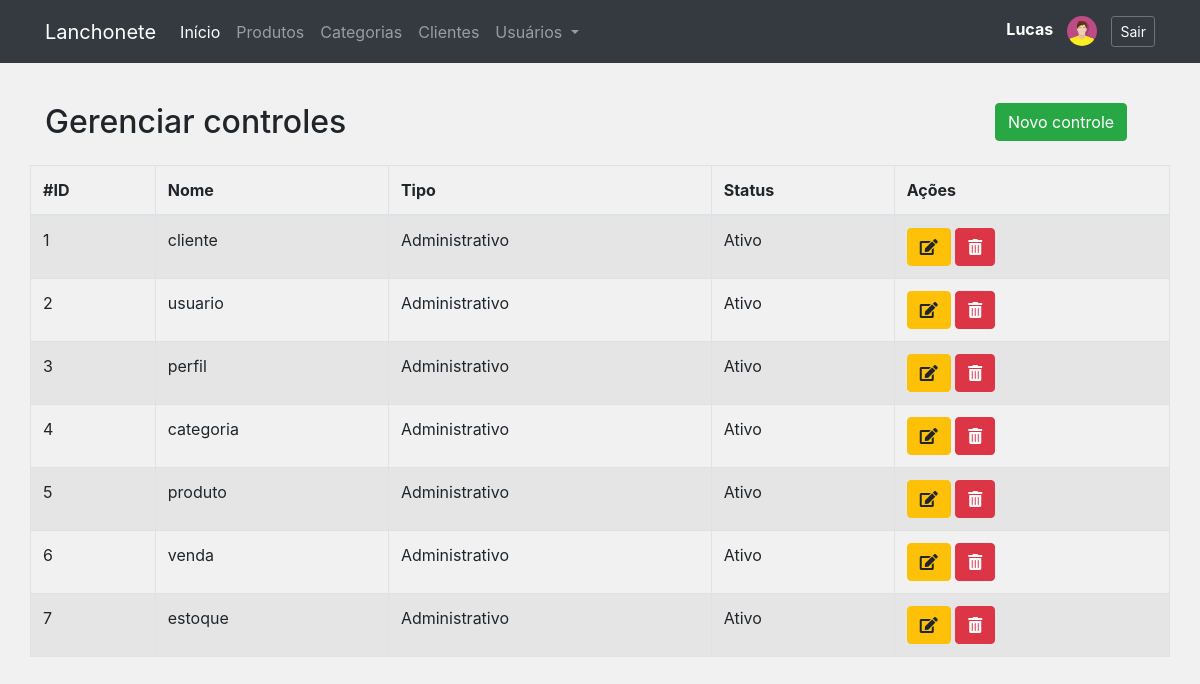
Screenshot of /controles.php (signed in) with the database file from the repository.
### tables this page shows
CREATE TABLE `controles` (
  `id` int NOT NULL AUTO_INCREMENT,
  `nome` varchar(50) NOT NULL,
  `status` char(1) NOT NULL DEFAULT '1',
  `tipo` enum('Administrativo','Front') DEFAULT 'Administrativo',
  PRIMARY KEY (`id`)
);

### classes/Conexao.php (called while the page is built, shortened)
<?php
class Conexao
{
	private $host;
	private $user;
	private $password;
	public function __construct() {
		$this->host = 'mysql:host=localhost;dbname=lanchonete_api';
		$this->user = 'root';
		$this->password = 'root';
	}
    public function conectar() {
    	try {
			$conn = new PDO(
							$this->host,
							$this->user,
							$this->password
						);
			return $conn;
		} catch (PDOException $e) {
			echo 'Erro na conexao. Erro reportado: ' . $e->getMessage();
			exit;
		}
    }
}

### classes/ControleDAO.php (called while the page is built, shortened)
<?php
require_once 'Model.php';
class ControleDAO extends Model
{
    public function __construct()
    {
        $this->tabela = 'controles';
        $this->class = 'Controle';
    }
}

### classes/Model.php (called while the page is built, shortened)
<?php
require 'Conexao.php';
class Model
{
	protected $tabela;
	protected $class;
	protected $db;
	public function __construct()
	{
		$conexao = new Conexao();
		$this->db = $conexao->conectar();
	}
    public function listar($condicao = '')
    {
        $where = '';
    	$sql = "SELECT * FROM {$this->tabela} {$where}";
    	$stmt = $this->db->prepare($sql);
    	$stmt->setFetchMode(PDO::FETCH_CLASS, $this->class);
    	$stmt->execute();
    	return $stmt->fetchAll();
    }
}

### classes/Controle.php (called while the page is built, shortened)
<?php
class Controle
{
	private $id;
	private $nome;
	private $status;
	private $tipo;
    public function getId()
    {
        return $this->id;
    }
    public function getNome()
    {
        return $this->nome;
    }
    public function getStatus()
    {
        return $this->status;
    }
    public function getTipo()
    {
        return $this->tipo;
    }
}

### controles.php (the view, shortened to what this page needs)
<?php include './layout/header.php'; ?>
<?php include './layout/menu.php'; ?>
<?php
require 'classes/Controle.php';
require 'classes/ControleDAO.php';
$controleDAO = new ControleDAO();
$controles = $controleDAO->listar();
?>
<div class="row" style="margin-top:40px">
	<div class="col-10">
		<h2>Gerenciar controles</h2>
	</div>
	<div class="col-2">
		<a href="form_controle.php" class="btn btn-success">Novo controle</a>
	</div>
</div>
<div class="row">
	<table class="table table-hover table-bordered table-striped table-responsive-lg">
		<thead>
			<tr>
				<th>#ID</th>
				<th>Nome</th>
				<th>Tipo</th>
				<th>Status</th>
				<th>Ações</th>
			</tr>
		</thead>
		<tbody>
			<?php foreach($controles as $controle){ ?>
			<tr>
				<td><?= $controle->getId() ?></td>
				<td><?= $controle->getNome() ?></td>
				<td><?= $controle->getTipo() ?></td>
				<td><?= ($controle->getStatus() == 1 ? 'Ativo' : 'Inativo') ?></td>
				<td>
					<a href="form_controle.php?id=<?= $controle->getId() ?>"  class="btn btn-warning">
						<i class="fas fa-edit"></i>
					</a>
					<a href="controle_controle.php?acao=deletar&id=<?= $controle->getId() ?>" onclick="return confirm('Deseja realmente excluir?')" class="btn btn-danger">
						<i class="fas fa-trash-alt"></i>
					</a>
				</td>
			</tr>
			<?php } ?>
		</tbody>
	</table>
</div>
<?php include './layout/footer.php'; ?>

### assets/css/estilo.css (style rules this page uses)
body { background: #f1f1f1; }
.row { margin-bottom: 15px; }

### assets/css/all.css (style rules this page uses)
.fa, .fas, .far, .fal, .fad, .fab { -moz-osx-font-smoothing: grayscale; -webkit-font-smoothing: antialiased; display: inline-block; font-style: normal; font-variant: normal; text-rendering: auto; line-height: 1; }
.fa-edit:before { content: "\f044"; }
.fa-trash-alt:before { content: "\f2ed"; }
.fa, .fas { font-family: 'Font Awesome 5 Free'; font-weight: 900; }

### rows the page displays
controles: id "1", nome "cliente", tipo "Administrativo", status "Ativo"
controles: id "2", nome "usuario", tipo "Administrativo", status "Ativo"
controles: id "3", nome "perfil", tipo "Administrativo", status "Ativo"
controles: id "4", nome "categoria", tipo "Administrativo", status "Ativo"
controles: id "5", nome "produto", tipo "Administrativo", status "Ativo"
controles: id "6", nome "venda", tipo "Administrativo", status "Ativo"
controles: id "7", nome "estoque", tipo "Administrativo", status "Ativo"

### other values shown
$_SESSION['nome'] "Lucas"
